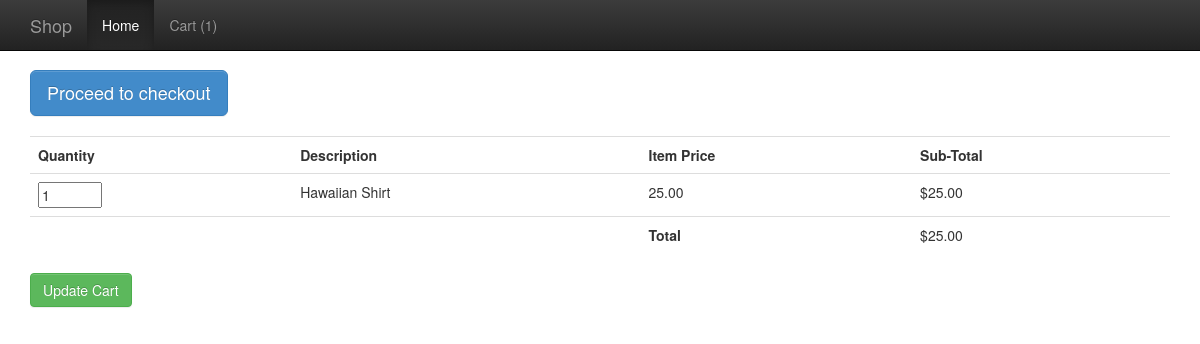
The app's page /index.php/shop/add/2 with its own data.
### tables this page shows
CREATE TABLE IF NOT EXISTS `products` (
  `product_id` int(11) NOT NULL AUTO_INCREMENT,
  `product_name` varchar(255) NOT NULL,
  `product_code` int(11) NOT NULL,
  `product_description` varchar(255) NOT NULL,
  `category_id` int(11) NOT NULL,
  `product_price` int(11) NOT NULL,
  PRIMARY KEY (`product_id`)
);

### application/controllers/Shop.php (called while the page is built, shortened)
<?php if (!defined('BASEPATH')) exit('No direct script access allowed');
class Shop extends MY_Controller {
  function __construct() {
    $this->load->library('cart');
    $this->load->helper('form');
    $this->load->helper('url');
    $this->load->helper('security');
    $this->load->model('Shop_model');
    $this->load->database();
    $this->load->library('form_validation');
  }
  public function add() {
    $product_id = $this->uri->segment(3);
    $query = $this->Shop_model->get_product_details($product_id);
    foreach($query->result() as $row) {
      $data = array(
        'id'   => $row->product_id,
        'qty' => 1,
        'price'  => $row->product_price,
        'name' => $row->product_name,
       );
    }
    $data['cat_query'] = $this->Shop_model->get_all_categories();
    $cart_contents = $this->session->userdata('cart_contents');
    $data['items'] = $cart_contents['total_items'];
    $this->load->view('common/header');
    $this->load->view('nav/top_nav', $data);
    $this->load->view('shop/display_cart', $data);
    $this->load->view('common/footer');
  }
}

### index.php (called while the page is built, shortened)
<?php
require_once BASEPATH.'core/CodeIgniter.php';

### application/models/Shop_model.php (called while the page is built, shortened)
<?php if ( ! defined('BASEPATH')) exit('No direct script access allowed');
class Shop_model extends CI_Model {
  public function get_product_details($product_id) {
    $this->db->where('product_id', $product_id);
    $query = $this->db->get('products');
    return $query;
  }
}

### application/views/shop/display_cart.php (the view, shortened to what this page needs)
<?php echo anchor('shop/user_details', $this->lang->line('display_cart_proceed_to_checkout'), 'type="button" class="btn btn-primary btn-lg"') ; ?>
<br /><br />
<?php echo form_open('shop/update_cart'); ?>
<table class="table">
  <tr>
    <th><?php echo $this->lang->line('display_cart_quantity') ; ?></th>
    <th><?php echo $this->lang->line('display_cart_description') ; ?></th>
    <th><?php echo $this->lang->line('display_cart_item_price') ; ?></th>
    <th><?php echo $this->lang->line('display_cart_sub_total') ; ?></th>
  </tr>
  <?php $i = 1; ?>
  <?php foreach ($this->cart->contents() as $items): ?>
    <tr>
      <td><?php echo form_input(array('name' => $i . '[qty]', 'value' => $items['qty'], 'maxlength' => '3', 'size' => '5')); ?></td>
      <td>
        <?php echo $items['name']; ?>
      </td>
      <td><?php echo $this->cart->format_number($items['price']); ?></td>
      <td>$<?php echo $this->cart->format_number($items['subtotal']); ?></td>
    </tr>
    <?php $i++; ?>
  <?php endforeach; ?>
  <tr>
    <td colspan="2"> </td>
    <td><strong>Total</strong></td>
    <td>$<?php echo $this->cart->format_number($this->cart->total()); ?></td>
  </tr>
</table>
<p><?php echo form_submit('', $this->lang->line('display_cart_update_cart'), 'class="btn btn-success"'); ?></p>
<?php echo form_close() ; ?>

### application/views/nav/top_nav.php (shortened to what this page needs)
<div class="navbar navbar-inverse navbar-fixed-top" role="navigation">
  <div class="container">
    <div class="navbar-header">
      <a class="navbar-brand" href="<?php echo base_url() ; ?>"><?php echo $this->lang->line('system_system_name'); ?></a>
    </div>
    <div class="navbar-collapse collapse">
      <ul class="nav navbar-nav">
        <li class="active"><?php echo anchor('shop', $this->lang->line('nav_home')) ; ?></li>
        <li><?php echo anchor('shop/display_cart', ($items > 0) ? $this->lang->line('nav_cart_count') . '(' . $items . ')' : $this->lang->line('nav_cart_count') .'(0)') ; ?></li>
      </ul>
    </div>
  </div>
</div>
<div class="container theme-showcase" role="main">

### records on screen
products: category "Cart (1)", form_input "1", product_name "Hawaiian Shirt", product_price "25.00"

### other values on screen
$this->lang->line('system_system_name') "Shop"
anchor('shop', $this->lang->line('nav_home')) "Home"
$this->lang->line('display_cart_quantity') "Quantity"
$this->lang->line('display_cart_description') "Description"
$this->lang->line('display_cart_item_price') "Item Price"
$this->lang->line('display_cart_sub_total') "Sub-Total"
$this->cart->format_number($this->cart->total()) "25.00"
